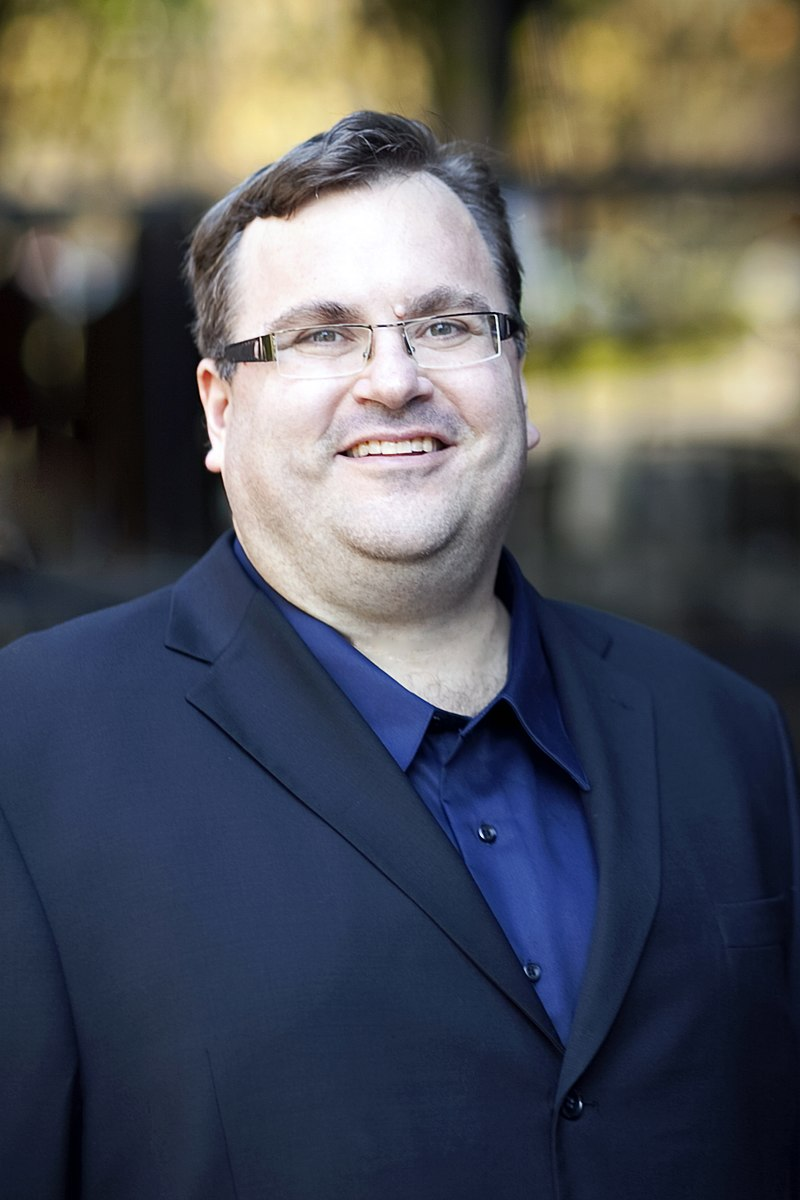
#> input picture Gambar/Reid_Hoffman.jpg, 800 x 1200 px
$ python Segmentasi.py
#> lines starting #> are read from the running program, lines starting #| are printed output that depends on the picture
# Muhamad Putra Satria
# F55120009
# A - Teknik Informatika

import numpy as np
import matplotlib.pyplot as plt
import cv2

gambar = cv2.imread("Gambar/Reid_Hoffman.jpg")
#> gambar is the input picture: shape (1200, 800, 3); mean B, G, R 88.9, 83.9, 82
gambar = cv2.cvtColor(gambar, cv2.COLOR_BGR2RGB)
pixel_values = gambar.reshape((-1, 3))
pixel_values = np.float32(pixel_values)
kriteria = (cv2.TERM_CRITERIA_EPS + cv2.TERM_CRITERIA_MAX_ITER, 100, 0.2)

k = 3
_, labels, (centers) = cv2.kmeans(pixel_values, k, None, kriteria, 10, cv2.KMEANS_RANDOM_CENTERS)
#> centers = [[214.6, 204.1, 190.8], [138.2, 127.2, 93.86], [35.14, 43.66, 64.1]]

centers = np.uint8(centers)
#> centers = [[214, 204, 190], [138, 127, 93], [35, 43, 64]]
labels = labels.flatten()
hasil_segmentasi = centers[labels.flatten()]
hasil_segmentasi = hasil_segmentasi.reshape(gambar.shape)
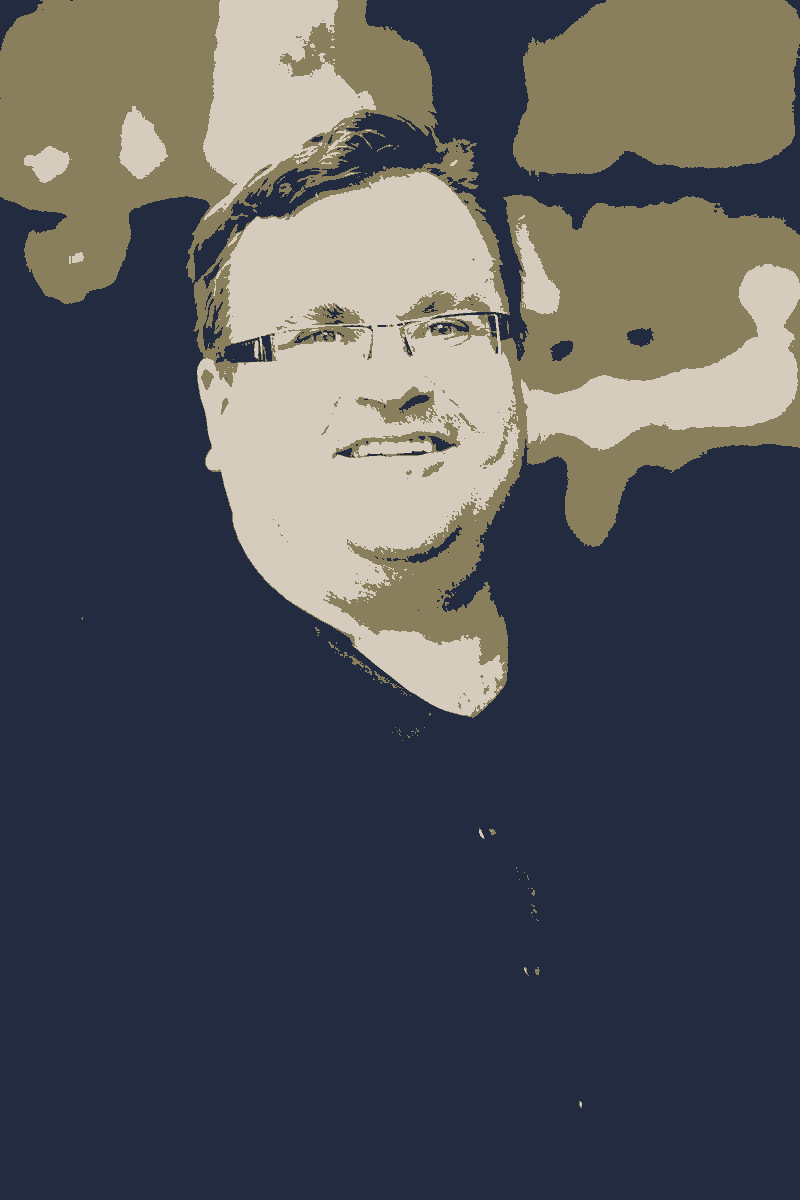
#> hasil_segmentasi: shape (1200, 800, 3); mean R, G, B 81.8, 83.4, 88.6

plt.imshow(hasil_segmentasi)
plt.show()

$ run again, with Gambar/Kevin_Systrom.jpg copied over Gambar/Reid_Hoffman.jpg
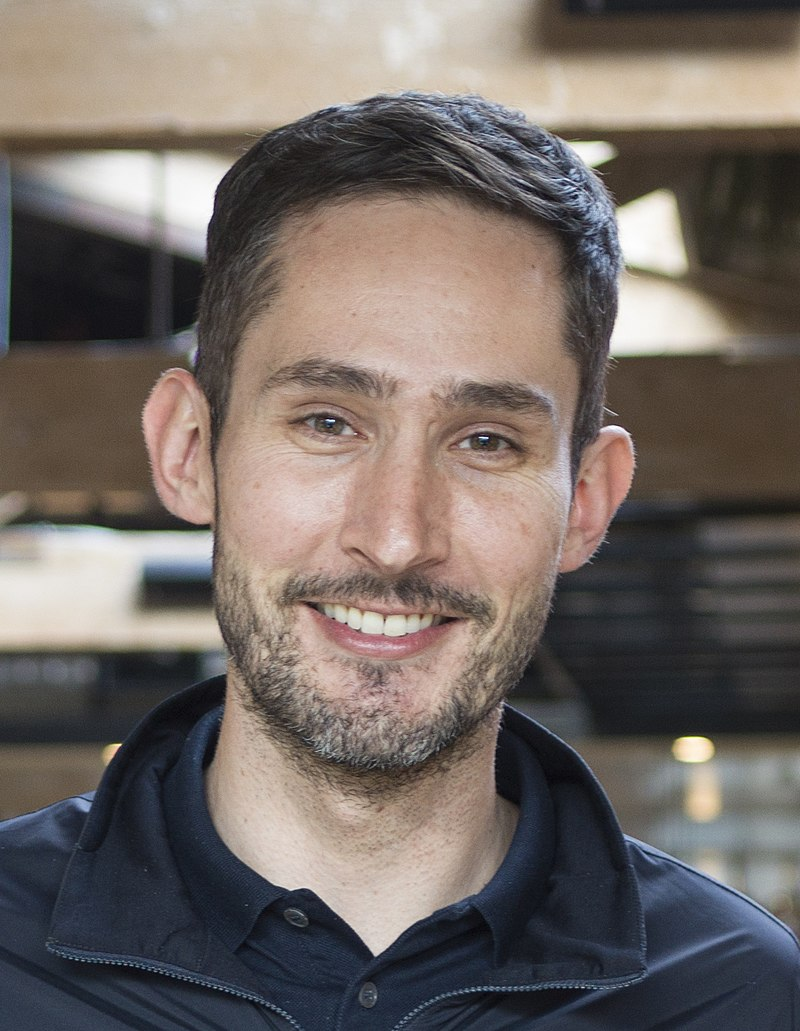
#> input picture Gambar/Kevin_Systrom.jpg, 800 x 1031 px
#> gambar is the input picture: shape (1031, 800, 3); mean B, G, R 100.8, 105.4, 114.1
#> `_, labels, (centers) = cv2.kmeans(pixel_values, k, None, kriteria, 10,..`: centers = [[205, 189.3, 177.4], [144.9, 127.8, 117.5], [52.49, 51.28, 53.24]]
#> `centers = np.uint8(centers)`: centers = [[204, 189, 177], [144, 127, 117], [52, 51, 53]]
#> `hasil_segmentasi = hasil_segmentasi.reshape(gambar.shape)`:
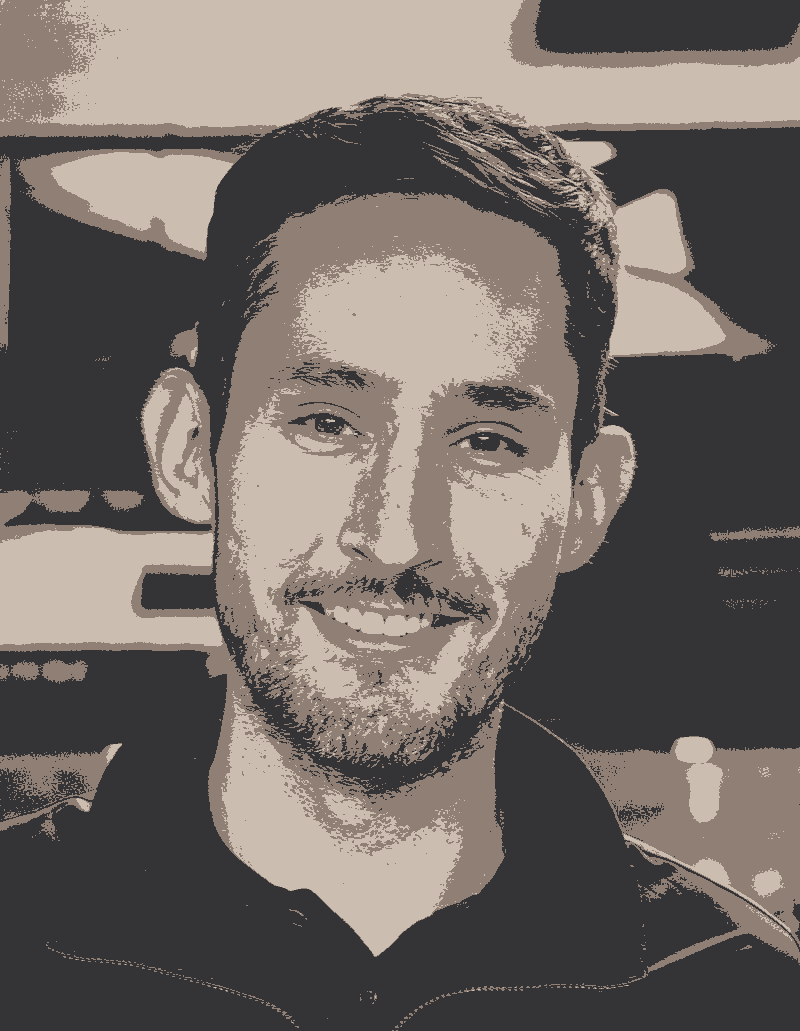
#> hasil_segmentasi: shape (1031, 800, 3); mean R, G, B 113.4, 105, 100.4

$ run again, with Gambar/Mark_Zuckerberg.jpg copied over Gambar/Reid_Hoffman.jpg
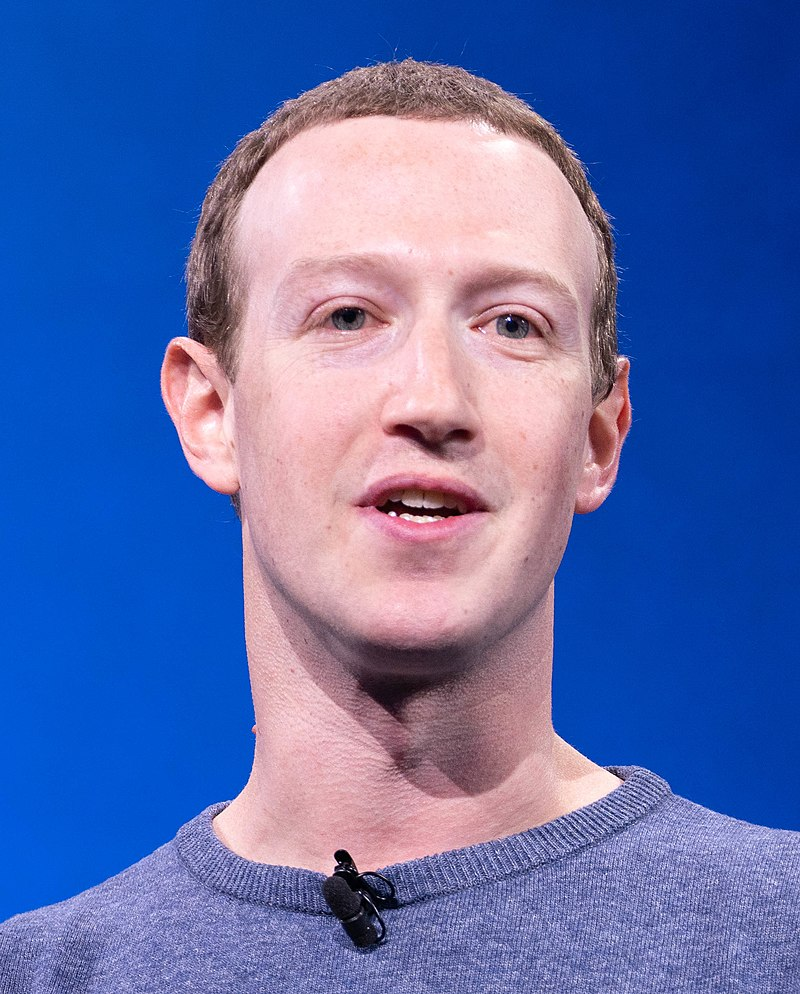
#> input picture Gambar/Mark_Zuckerberg.jpg, 800 x 994 px
#> gambar is the input picture: shape (994, 800, 3); mean B, G, R 171.6, 108, 90.6
#> `_, labels, (centers) = cv2.kmeans(pixel_values, k, None, kriteria, 10,..`: centers = [[223.5, 182.9, 193.9], [2.24, 67.29, 174], [121.3, 103.3, 135.1]]
#> `centers = np.uint8(centers)`: centers = [[223, 182, 193], [2, 67, 174], [121, 103, 135]]
#> `hasil_segmentasi = hasil_segmentasi.reshape(gambar.shape)`:
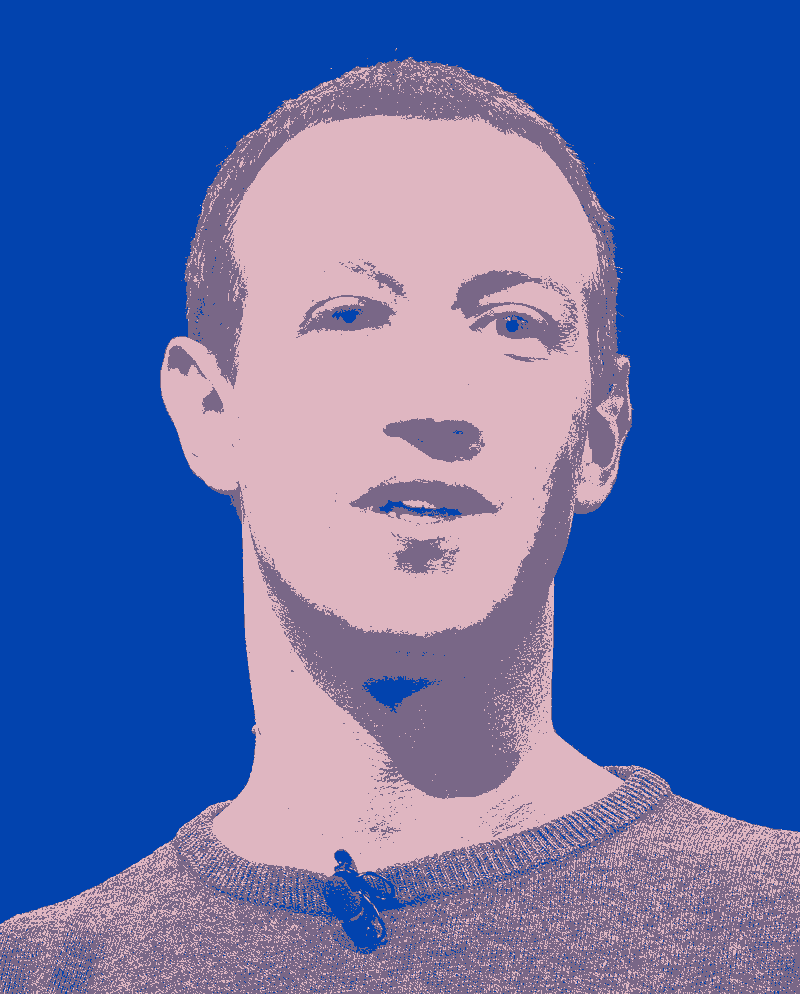
#> hasil_segmentasi: shape (994, 800, 3); mean R, G, B 90.3, 107.6, 171.4
